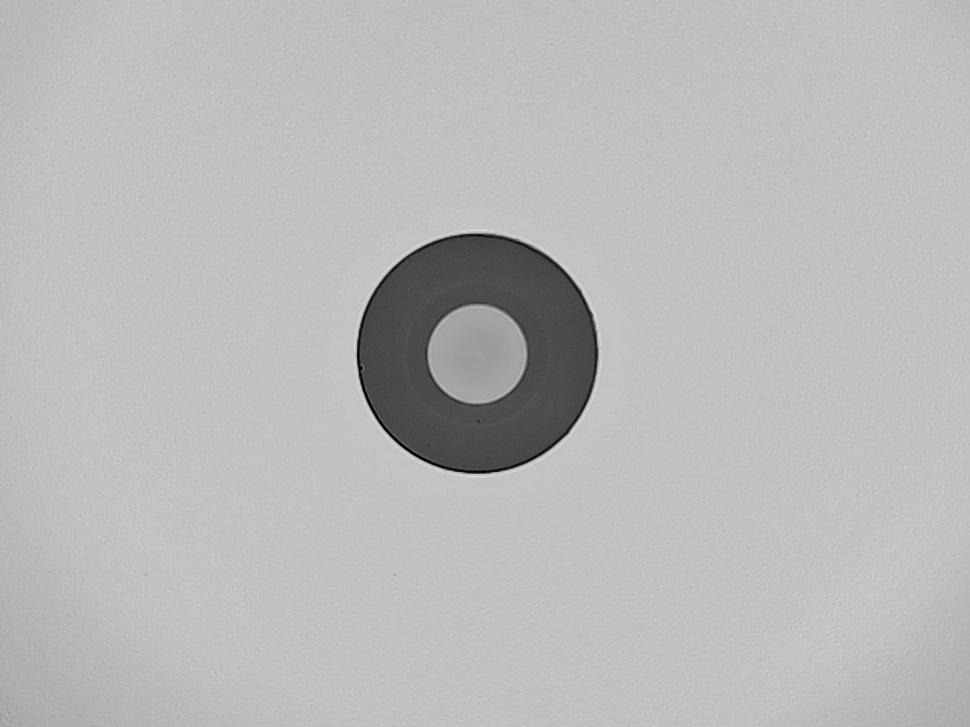
#> input picture samples2/img38.jpg, 970 x 727 px, shrunk from 1152 x 864 before the run, found by its file name
$ python overlay_heatmap.py
#> lines starting #> are read from the running program, lines starting #| are printed output that depends on the picture; after the words box and inside, x2 and y2 are one past the last pixel; in counts of white or black regions, pixels touching at a corner belong together
#!/usr/bin/env python3
"""Overlay heatmap on original image"""
import cv2
import numpy as np

# Load original image
img_path = r"C:\Users\Saem1001\Documents\GitHub\OpenCV-Practice\samples2\img38.jpg"
original = cv2.imread(img_path)
#> original is the input picture: shape (727, 970, 3); min 0, max 225, mean 185.2

# Create edge detection
gray = cv2.cvtColor(original, cv2.COLOR_BGR2GRAY)
edges = cv2.Canny(gray, 50, 150)
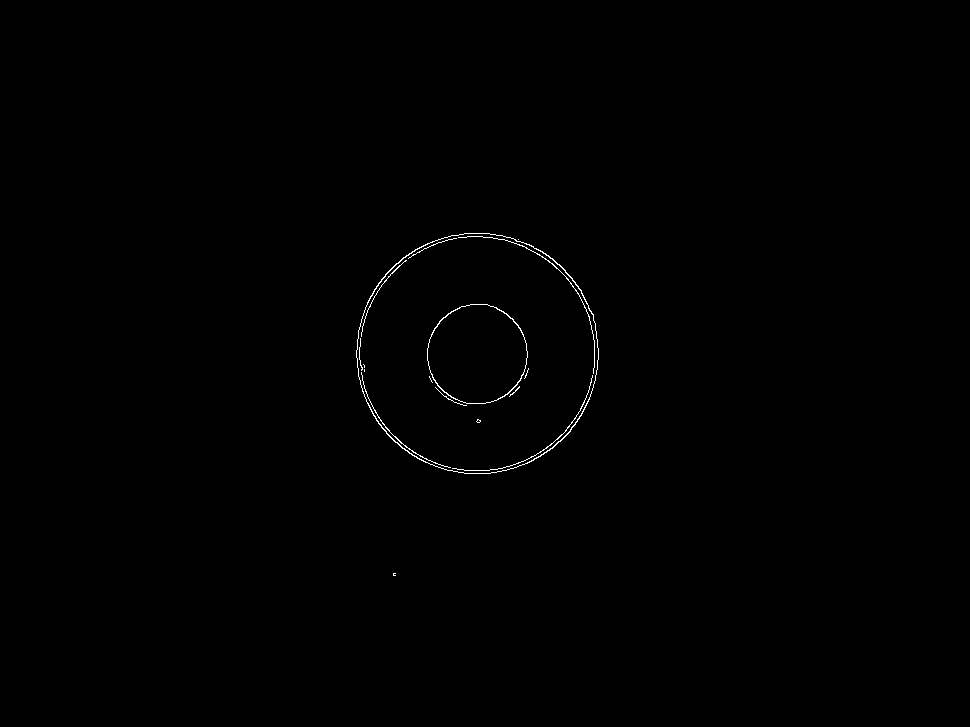
#> edges: shape (727, 970); 0.3% white in thin lines or dots, all inside (x1, y1, x2, y2) = (356, 233, 599, 576)

# Create red heatmap
heatmap = np.zeros_like(original)
heatmap[:, :, 2] = edges  # Red channel

# Overlay with 50% opacity
overlay = cv2.addWeighted(original, 0.5, heatmap, 0.5, 0)
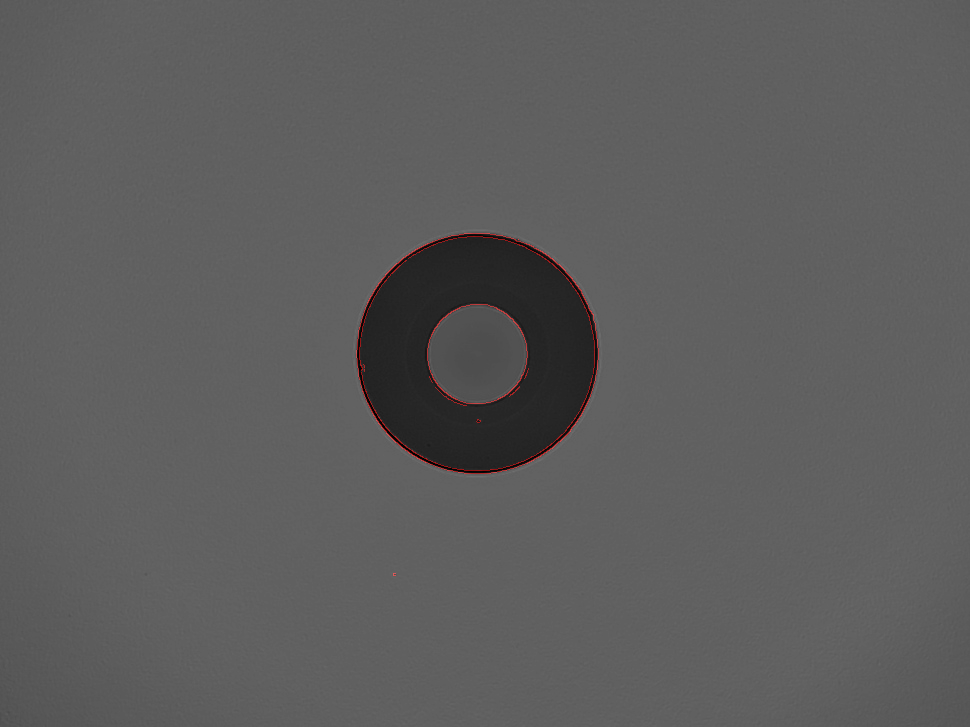
#> overlay: shape (727, 970, 3); mean B, G, R 92.6, 92.6, 93

cv2.imwrite('overlay_result.png', overlay)

$ run again, with samples2/img35.jpg copied over samples2/img38.jpg
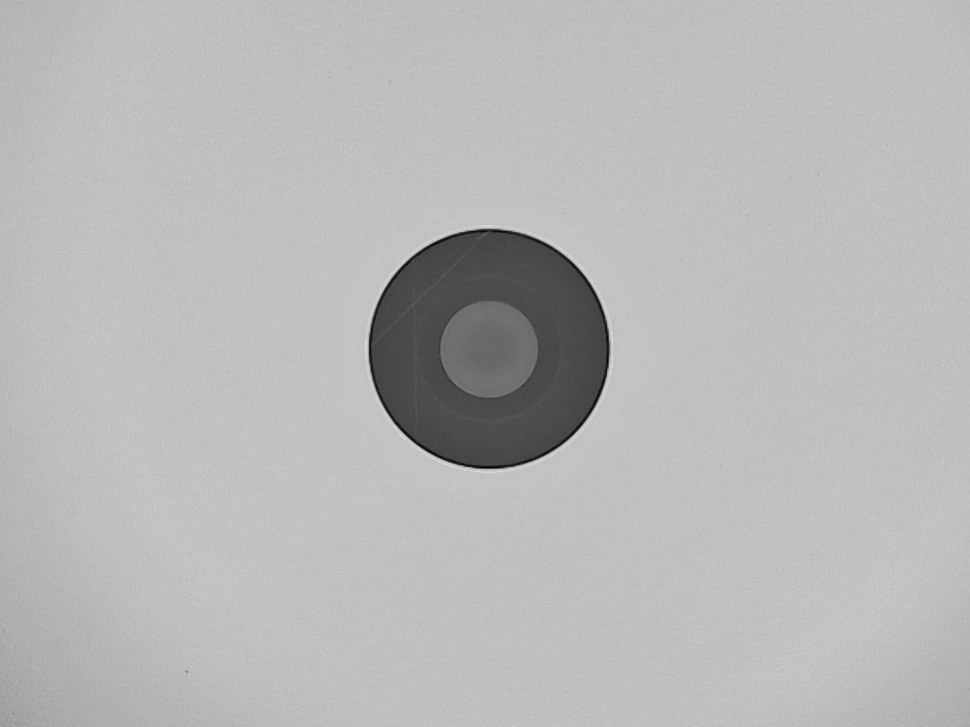
#> input picture samples2/img35.jpg, 970 x 727 px, shrunk from 1152 x 864 before the run, found by its file name
#> original is the input picture: shape (727, 970, 3); min 2, max 223, mean 183.8
#> `edges = cv2.Canny(gray, 50, 150)`:
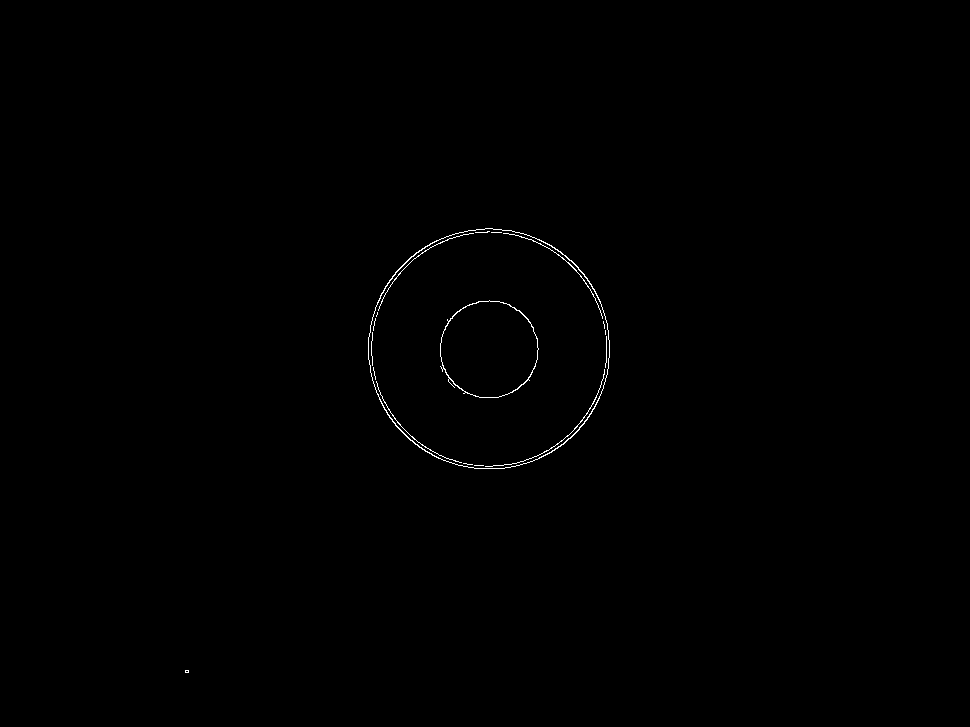
#> edges: shape (727, 970); 0.28% white in thin lines or dots, all inside (x1, y1, x2, y2) = (185, 228, 610, 673)
#> `overlay = cv2.addWeighted(original, 0.5, heatmap, 0.5, 0)`:
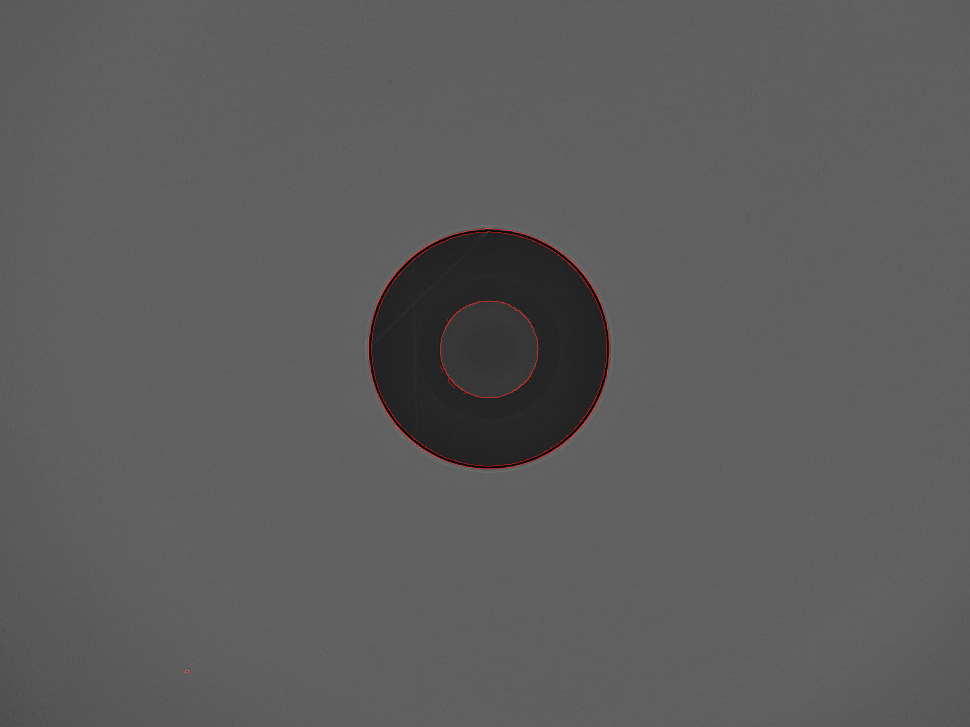
#> overlay: shape (727, 970, 3); mean B, G, R 91.9, 91.9, 92.3

$ run again, with samples2/ima12.jpg copied over samples2/img38.jpg
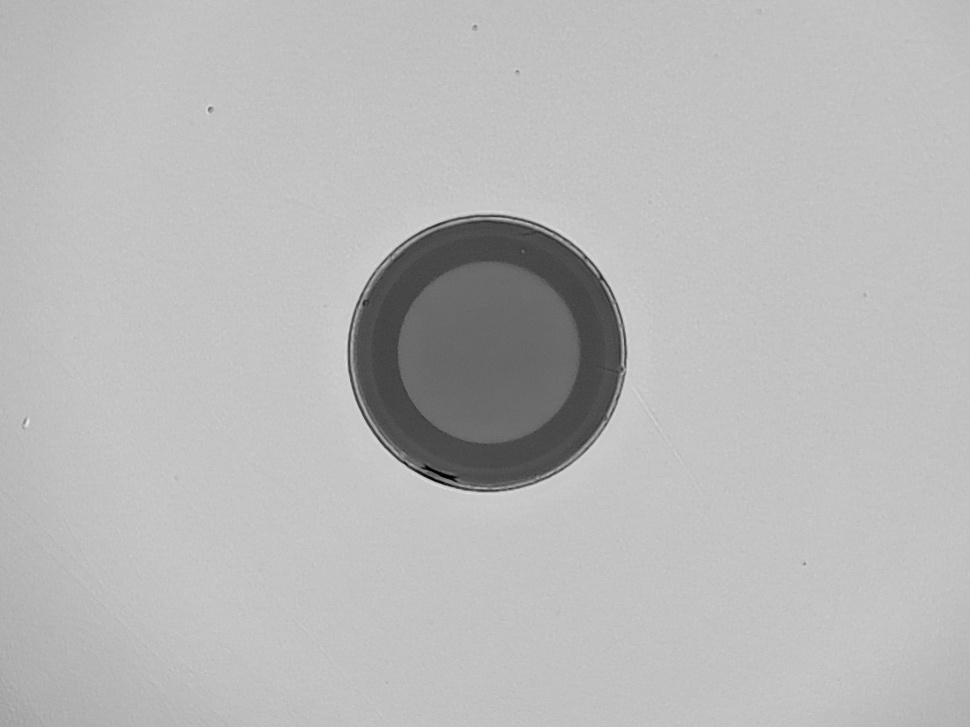
#> input picture samples2/ima12.jpg, 970 x 727 px, shrunk from 1152 x 864 before the run, found by its file name
#> original is the input picture: shape (727, 970, 3); min 0, max 231, mean 184.3
#> `edges = cv2.Canny(gray, 50, 150)`:
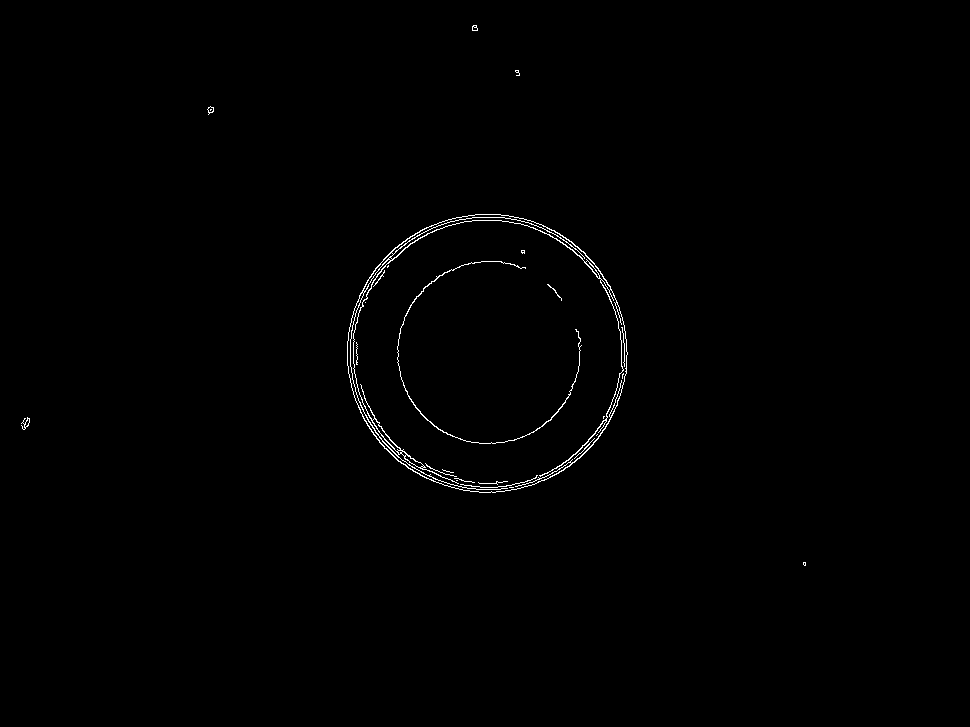
#> edges: shape (727, 970); 0.55% white in thin lines or dots, all inside (x1, y1, x2, y2) = (21, 25, 806, 566)
#> `overlay = cv2.addWeighted(original, 0.5, heatmap, 0.5, 0)`:
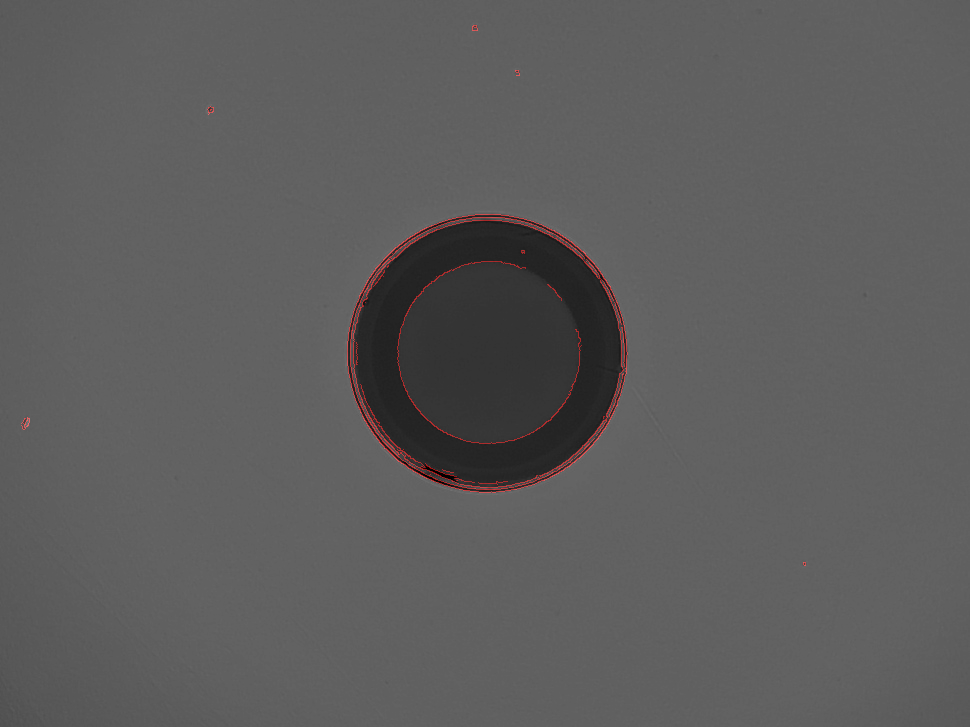
#> overlay: shape (727, 970, 3); mean B, G, R 92.2, 92.2, 92.9
